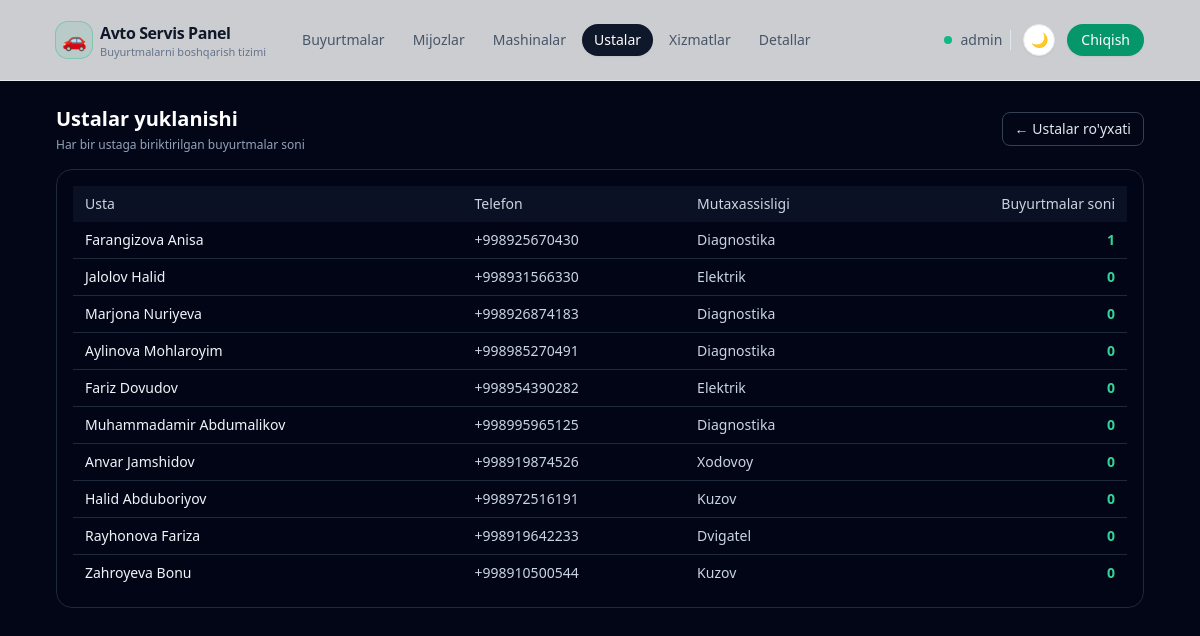
The app's page /masters/workload/ (signed in) with its own data.
### apps/models.py (models this page shows, shortened)
class User(AbstractUser):
    telegram_username = models.CharField(
        _("Telegram username"), max_length=255, null=True, blank=True
    )
    telegram_id = models.BigIntegerField(_("Telegram ID"), null=True, blank=True)
    telegram_chat_id = models.BigIntegerField(
        _("Telegram chat ID"), null=True, blank=True
    )
    telegram_username_validator = RegexValidator(
        regex=r"^[a-zA-Z0-9_]{5,32}$",
        message=_(
            "Telegram username can only contain letters, numbers and underscores"
        ),
    )
    role = models.CharField(
        _("Role"), max_length=32, choices=Role.choices, default=Role.USER
    )
    phone = models.CharField(
        _("Phone number"),
        max_length=20,
        blank=True,
        help_text=_("Contact phone number"),
    )
    class Meta:
        verbose_name = _("User")
        verbose_name_plural = _("Users")

class Master(models.Model):
    user = models.OneToOneField(
        User,
        on_delete=models.SET_NULL,
        related_name="master_profile",
        null=True,
        blank=True,
    )
    full_name = models.CharField(_("Full name"), max_length=255)
    phone = models.CharField(_("Phone"), max_length=20, blank=True)
    specialization = models.CharField(
        _("Specialization"), max_length=100, blank=True
    )
    class Meta:
        verbose_name = _("Master")
        verbose_name_plural = _("Masters")

### apps/views/masters.py (the view)
# urls.py: path("masters/workload/", master_workload, name="master_workload"),
@login_required
def master_workload(request):
    masters = Master.objects.annotate(total_orders=Count("orders")).all()
    return render(
        request,
        "masters/master_workload.jinja",
        {"masters": masters},
    )

### templates/masters/master_workload.jinja (shortened to what this page needs)
{% extends "base.html" %}
{% block content %}
<div class="mb-4 flex items-center justify-between">
    <div>
        <h1 class="text-xl font-semibold text-white">Ustalar yuklanishi</h1>
        <p class="text-xs text-slate-400 mt-1">
            Har bir ustaga biriktirilgan buyurtmalar soni
        </p>
    </div>
    <a href="{% url 'apps:master_list' %}"
       class="inline-flex items-center rounded-lg border border-slate-700 px-3 py-1.5 text-xs sm:text-sm font-medium text-slate-200 hover:bg-slate-800 transition">
        ← Ustalar ro'yxati
    </a>
</div>
<div class="rounded-2xl border border-slate-800 bg-slate-950/60 p-4">
    <div class="overflow-x-auto">
        <table class="min-w-full text-xs sm:text-sm">
            <thead class="bg-slate-900/70 text-slate-300">
            <tr>
                <th class="px-3 py-2 text-left font-medium">Usta</th>
                <th class="px-3 py-2 text-left font-medium">Telefon</th>
                <th class="px-3 py-2 text-left font-medium">Mutaxassisligi</th>
                <th class="px-3 py-2 text-right font-medium">Buyurtmalar soni</th>
            </tr>
            </thead>
            <tbody class="divide-y divide-slate-800">
            {% for master in masters %}
                <tr>
                    <td class="px-3 py-2 text-slate-100">{{ master.full_name }}</td>
                    <td class="px-3 py-2 text-slate-300">{{ master.phone }}</td>
                    <td class="px-3 py-2 text-slate-300">{{ master.specialization }}</td>
                    <td class="px-3 py-2 text-right text-emerald-400 font-semibold">
                        {{ master.total_orders }}
                    </td>
                </tr>
            {% empty %}
                <tr>
                    <td colspan="4" class="px-3 py-4 text-center text-slate-500">
                        Ustalar hozircha kiritilmagan
                    </td>
                </tr>
            {% endfor %}
            </tbody>
        </table>
    </div>
</div>
{% endblock %}

### templates/base.html (shortened to what this page needs)
{% load static %}
<!DOCTYPE html>
<html lang="uz">
<head>
    <script src="https://cdn.tailwindcss.com"></script>
    <link href="https://cdn.jsdelivr.net/npm/daisyui@4.12.10/dist/full.min.css" rel="stylesheet" type="text/css" />
</head>
<body class="min-h-screen text-slate-100" data-theme="dark">
<div class="min-h-screen flex flex-col">
    <header class="border-b border-slate-200 dark:border-slate-800 bg-white/80 dark:bg-slate-950/80 backdrop-blur">
        <div class="mx-auto w-full max-w-6xl px-4 sm:px-6 lg:px-8 h-16 lg:h-20 flex items-center justify-between">
            <div class="flex items-center gap-3 sm:gap-6">
                <a href="{% url 'apps:order_list' %}" class="inline-flex items-center gap-2">
                    <span class="inline-flex h-9 w-9 items-center justify-center rounded-xl bg-emerald-500/10 ring-1 ring-emerald-500/40">
                        <span class="text-xl">🚗</span>
                    </span>
                    <span class="hidden sm:flex flex-col leading-tight">
                        <span class="text-sm sm:text-base font-semibold tracking-tight text-slate-900 dark:text-white">Avto Servis Panel</span>
                        <span class="hidden sm:inline text-[11px] text-slate-500 dark:text-slate-400">Buyurtmalarni boshqarish tizimi</span>
                    </span>
                </a>
                <nav class="hidden md:flex items-center gap-1 text-sm font-medium">
                    <a href="{% url 'apps:order_list' %}"
                       class="inline-flex items-center rounded-full px-3 py-1.5 text-xs sm:text-sm transition
                              {% if request.path == '/' or request.path|slice:':7' == '/order/' or request.path|slice:':9' == '/reports/' %}
                                  bg-slate-900 text-white shadow-sm dark:bg-slate-100 dark:text-slate-900
                              {% else %}
                                  text-slate-600 hover:bg-slate-100 hover:text-slate-900 dark:text-slate-300 dark:hover:bg-slate-800 dark:hover:text-white
                              {% endif %}">
                        Buyurtmalar
                    </a>
                    <a href="{% url 'apps:customer_list' %}"
                       class="inline-flex items-center rounded-full px-3 py-1.5 text-xs sm:text-sm transition
                              {% if request.path|slice:':11' == '/customers/' or request.path|slice:':10' == '/customer/' %}
                                  bg-slate-900 text-white shadow-sm dark:bg-slate-100 dark:text-slate-900
                              {% else %}
                                  text-slate-600 hover:bg-slate-100 hover:text-slate-900 dark:text-slate-300 dark:hover:bg-slate-800 dark:hover:text-white
                              {% endif %}">
                        Mijozlar
                    </a>
                    <a href="{% url 'apps:car_list' %}"
                       class="inline-flex items-center rounded-full px-3 py-1.5 text-xs sm:text-sm transition
                              {% if request.path|slice:':6' == '/cars/' or request.path|slice:':5' == '/car/' %}
                                  bg-slate-900 text-white shadow-sm dark:bg-slate-100 dark:text-slate-900
                              {% else %}
                                  text-slate-600 hover:bg-slate-100 hover:text-slate-900 dark:text-slate-300 dark:hover:bg-slate-800 dark:hover:text-white
                              {% endif %}">
                        Mashinalar
                    </a>
                    <a href="{% url 'apps:master_list' %}"
                       class="inline-flex items-center rounded-full px-3 py-1.5 text-xs sm:text-sm transition
                              {% if request.path|slice:':9' == '/masters/' %}
                                  bg-slate-900 text-white shadow-sm dark:bg-slate-100 dark:text-slate-900
                              {% else %}
                                  text-slate-600 hover:bg-slate-100 hover:text-slate-900 dark:text-slate-300 dark:hover:bg-slate-800 dark:hover:text-white
                              {% endif %}">
                        Ustalar
                    </a>
                    <a href="{% url 'apps:service_list' %}"
                       class="inline-flex items-center rounded-full px-3 py-1.5 text-xs sm:text-sm transition
                              {% if request.path|slice:':10' == '/services/' %}
                                  bg-slate-900 text-white shadow-sm dark:bg-slate-100 dark:text-slate-900
                              {% else %}
                                  text-slate-600 hover:bg-slate-100 hover:text-slate-900 dark:text-slate-300 dark:hover:bg-slate-800 dark:hover:text-white
                              {% endif %}">
                        Xizmatlar
                    </a>
                    <a href="{% url 'apps:part_list' %}"
                       class="inline-flex items-center rounded-full px-3 py-1.5 text-xs sm:text-sm transition
                              {% if request.path|slice:':7' == '/parts/' %}
                                  bg-slate-900 text-white shadow-sm dark:bg-slate-100 dark:text-slate-900
                              {% else %}
                                  text-slate-600 hover:bg-slate-100 hover:text-slate-900 dark:text-slate-300 dark:hover:bg-slate-800 dark:hover:text-white
                              {% endif %}">
                        Detallar
                    </a>
                </nav>
            </div>
            <div class="flex items-center gap-2 sm:gap-3">
                {% if request.user.is_authenticated %}
                    <div class="hidden sm:flex items-center gap-2 pr-2 border-r border-slate-200 dark:border-slate-800">
                        <span class="w-2 h-2 rounded-full bg-emerald-500 dark:bg-emerald-400 animate-pulse"></span>
                        <span class="text-xs sm:text-sm font-medium text-slate-600 dark:text-slate-300 truncate max-w-[140px]">
                            {{ request.user.get_full_name|default:request.user.username }}
                        </span>
                    </div>
                {% endif %}
                <button type="button" id="theme-toggle"
                        class="inline-flex h-8 w-8 items-center justify-center rounded-full border border-slate-200 bg-white text-slate-700 text-sm shadow-sm hover:bg-slate-100 dark:border-slate-700 dark:bg-slate-900 dark:text-slate-200 dark:hover:bg-slate-800 transition">
                </button>
                {% if request.user.is_authenticated %}
                    <a href="{% url 'logout' %}"
                       class="hidden sm:inline-flex items-center justify-center rounded-full bg-emerald-600 px-3.5 py-1.5 text-xs sm:text-sm font-medium text-white shadow-sm hover:bg-emerald-700 focus-visible:outline-none focus-visible:ring-2 focus-visible:ring-emerald-500 focus-visible:ring-offset-2 focus-visible:ring-offset-slate-950/80 transition">
                        Chiqish
                    </a>
                {% endif %}
            </div>
        </div>
    </header>
    <main class="flex-1">
        <div class="mx-auto w-full max-w-6xl px-4 sm:px-6 lg:px-8 py-6">
            {% block content %}{% endblock %}
        </div>
    </main>
</div>
</body>
</html>

### templates/base.html (style rules this page uses)
body[data-theme="dark"] { background-color: rgb(2 6 23); color: rgb(241 245 249); }

### records on screen
User: user.get_full_name "admin"
Master: full_name "Farangizova Anisa", phone "+998925670430", specialization "Diagnostika", total_orders "1"
Master: full_name "Jalolov Halid", phone "+998931566330", specialization "Elektrik", total_orders "0"
Master: full_name "Marjona Nuriyeva", phone "+998926874183", specialization "Diagnostika", total_orders "0"
Master: full_name "Aylinova Mohlaroyim", phone "+998985270491", specialization "Diagnostika", total_orders "0"
Master: full_name "Fariz Dovudov", phone "+998954390282", specialization "Elektrik", total_orders "0"
Master: full_name "Muhammadamir Abdumalikov", phone "+998995965125", specialization "Diagnostika", total_orders "0"
Master: full_name "Anvar Jamshidov", phone "+998919874526", specialization "Xodovoy", total_orders "0"
Master: full_name "Halid Abduboriyov", phone "+998972516191", specialization "Kuzov", total_orders "0"
Master: full_name "Rayhonova Fariza", phone "+998919642233", specialization "Dvigatel", total_orders "0"
Master: full_name "Zahroyeva Bonu", phone "+998910500544", specialization "Kuzov", total_orders "0"
